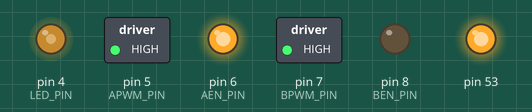
This sketch was run on a simulated Arduino Mega 2560, built with avr-gcc and run on an emulated ATmega2560. Shown: switched loads named in the sketch (green lamp = pin HIGH), output pins drawn as LEDs (lit = HIGH). Pins used as bus, display or sensor lines are not drawn; what the sketch prints to the serial monitor is not drawn.

Above: at 0.3 s.
Timing chart, 0 to 1.8 s (numbered marks = the images above):
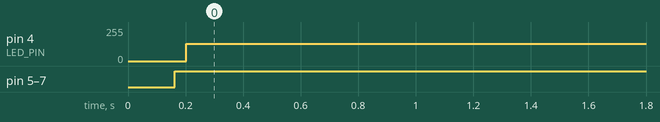

Measured:
- by itself, pin 4 (LED_PIN): 0/255 → 128/255 at 0.20 s
- by itself, pin 5 (APWM_PIN), pin 6 (AEN_PIN), pin 7 (BPWM_PIN): LOW → HIGH at 0.16 s

The sketch:

newPIDDecleg1.ino
```cpp
#include <SPI.h>
#include <PID_v1.h>
#include <Math.h>


//------------------------------------------------------------------------
#define LED_PIN   4
#define APWM_PIN  5
#define AEN_PIN   6

#define BPWM_PIN  7
#define BEN_PIN   8

#define LOOPTIME  10   // loop time in ms

#define TIMEOUT   500  // Timeout in ms

#define DEADZONE  10    // /256 points  --- interval of confidence: +-10

//-----------------------------------------------------------------------
#define CS1 48 //Chip or Slave select  #1
#define CS2 46 //Chip or Slave select  #2

#define WAITING_MS 20 // time left by the master between reads

#define WAITING_DS 150 // time left by the master between reads


double T1_Off = 0;
double T2_Off = 0;

uint8_t temp1[1]; // contains the MSB of the position
uint8_t temp2[1]; //  contains the LSB of the position

double deg1 = 4.66;
double deg2 = 186.06;

//bool motionEnabled = !false;
bool motionEnabled = true;
bool LED_status = false;

unsigned long s = 0;
unsigned long lastTrans = 0;

unsigned long Dt = 0;
unsigned long Mt = 0;
unsigned long St = 0;

uint16_t ABSposition1 = 0;  //  stores the Absolute position to be read from the encoder
uint16_t ABSposition_last1 = 0; //  stores the last known position
uint16_t ABSposition2 = 0;
uint16_t ABSposition_last2 = 0;

//-----------------------------------------------------------------------
double theta21[] = {40, 42.3, 44.6, 46.9, 49.2, 51, 53.3, 55.6, 53, 50.5, 47.3, 45.0, 42.5, 41, 40.5 };
double theta11[] = {85, 87.5, 90, 92.5, 95, 97.5, 100, 103, 100, 97.5, 95, 92, 89, 87, 85 };


int tLength = 15;

int pathIndex = 0;
int pathIndex2 = 0;
//------------------------------------    PID control variables --------------------------------------

uint16_t maxAngleMargin = 0.5;
double AJointSpd, BJointSpd;  // output variables to themotor
double AJointAng, BJointAng;  // actual angular position of the joints received from the encoders
double AJointSetpoint, BJointSetpoint, AJointSetpointOld, BJointSetpointOld;
double previousAJointAng = AJointSetpoint;
double previousBJointAng = BJointSetpoint;

// Tuning parameters
const int sampleRate = 10; //  sampling rate

int k1 = 0.8*10 , k2 = 0.9*0.3/4, k3 = 0.9*4*0;

double KpA=k1*3,  KpB=1.4*4;  //Initial Proportional Gain
double KiA=k3*10/10,  KiB=k3;  //Initial Integral Gain
double KdA=k2*5,  KdB=0.1*1;  //Initial Differential Gain


// Instantiate X and Y axis PID controls.
PID MotorAPID(&AJointAng, &AJointSpd, &AJointSetpoint, KpA, KiA, KdA, DIRECT);
PID MotorBPID(&BJointAng, &BJointSpd, &BJointSetpoint, KpB, KiB, KdB, REVERSE); //setting up the PID


void setup() {
  pinMode(CS1,OUTPUT);//Slave#1 configuration
  pinMode(CS2,OUTPUT);//Slave#2 configuration
  digitalWrite(CS1,HIGH);  //  Slave#1 deSelected
  digitalWrite(CS2,HIGH);  //  Slave#2 deSelected

  SPI.begin();
  SPI.setBitOrder(MSBFIRST);
  SPI.setDataMode(SPI_MODE0);
  SPI.setClockDivider(SPI_CLOCK_DIV64);
  Serial.begin(9600);

  Serial.println("starting");
  Serial.flush();
  Dt = millis();

  while(millis() < Dt+WAITING_DS);
  Dt = millis();
  SPI.end();
  Mt = micros();


  //------------------------------------------------------------------------

  pinMode(LED_PIN, OUTPUT);
  pinMode(APWM_PIN, OUTPUT);
  pinMode(AEN_PIN, OUTPUT);

  pinMode(BPWM_PIN, OUTPUT);
  pinMode(BEN_PIN, OUTPUT);

  Serial.println("Dual Motor Leg Test : Start!");

  s = millis();

  //-------------------------------------------------------------------------
  MotorAPID.SetMode(AUTOMATIC);
  MotorAPID.SetSampleTime(sampleRate);
  MotorAPID.SetOutputLimits(0,75);

  MotorBPID.SetMode(AUTOMATIC);
  MotorBPID.SetSampleTime(sampleRate);
  MotorBPID.SetOutputLimits(0,75);

  MotorAPID.Compute();
  MotorBPID.Compute();
}


//---------------------------- SPI function ----------------------
uint8_t SPI_T (int index, uint8_t msg)    //Repetive SPI transmit sequence
{
   uint8_t msg_temp = 0;  //  variable to hold received data
   if (index == 1){
    digitalWrite(CS1,LOW);  //  select spi device
    msg_temp = SPI.transfer(msg); // sends (receive) message to (from) the encoder #1
    digitalWrite(CS1,HIGH); //  deselect spi device
   }else{
    digitalWrite(CS2,LOW);
    msg_temp = SPI.transfer(msg);
    digitalWrite(CS2,HIGH);
   }
   return (msg_temp);    //return received byte
}

//------------------------ getPosition -------------------------------------
void getPosition(){
  uint8_t received = 0xA5;    //just a temp variable that the encoder will send if he's not ready of there isn't any remaining data to be sent
   ABSposition1    = 0;    //reset position variable
   ABSposition2 = 0;    //reset position variable

   SPI.begin();    //start transmition

   SPI_T(1,0x10);   //issue read command to encoder #1
   received = SPI_T(1,0x00);    //issue NOP to check if encoder is ready to send
   while (received != 0x10)    //loop while encoder is not ready to send
   {
     received = SPI_T(1,0x00);    //check again if both encoders are still working
     //Serial.println("Encoder #1 not ready ! ");
     while(micros() < Mt+WAITING_MS);
     Mt = micros();
   }

   temp1[0] = SPI_T(1,0x00);    //Receive MSB
   temp1[1] = SPI_T(1,0x00);    //Receive LSB
   temp1[0] &=~ 0xF0;    //mask out the first 4 bits

   SPI_T(2,0x10);
   received = SPI_T(2,0x00);
   while (received != 0x10)
   {
     received = SPI_T(2,0x00);
     //Serial.println("Encoder #2 not ready ! ");
     while(micros() < Mt+WAITING_MS);
     Mt = micros();
   }

   temp2[0] = SPI_T(2,0x00);
   temp2[1] = SPI_T(2,0x00);
   temp2[0] &=~ 0xF0;

   SPI.end();    //end transmition

   ABSposition1 = temp1[0] << 8;    //shift MSB to correct ABSposition in ABSposition message
   ABSposition1 += temp1[1];    // add LSB to ABSposition message to complete message
   ABSposition2 = temp2[0] << 8;
   ABSposition2 += temp2[1];

   if (ABSposition1 != ABSposition_last1)    //if nothing has changed dont wast time sending position
   {
     ABSposition_last1 = ABSposition1;    //set last position to current position
     deg1 = ABSposition1;
     deg1 = deg1 * 0.08789;    // approx 360/4096

     deg1 = map(deg1,0,360,360,0);

     //Serial.println(deg1);     //send position in degrees
   }else{
    //Serial.println("Encoder #1 value received unchanged ! ");
   }
   if (ABSposition2 != ABSposition_last2)
   {
     ABSposition_last2 = ABSposition2;
     deg2 = ABSposition2;
     //deg2 = (deg2 * 0.08789)%360;
     //Serial.println(deg2);
     deg2 = deg2 * 0.08789;

     deg2 = map (deg2,360,0,0,360);

   }else{
    //Serial.println("Encoder #2 value received unchanged ! ");
   }


   AJointAng = deg1 ;
   BJointAng = deg2 ;
}

//------------------------ checkEnable -----------------------------------

void checkEnable(){
  int act = 0;
  if (Serial.available()>=2){
    char c = ' ';
    do{
      c = Serial.read();
    }while(c != '$'); // reads the incoming stream until he catches '$' which is the beginning of incoming data
    act = Serial.parseInt();
    Serial.print("received boolean ");
    Serial.println(act);
    lastTrans = millis(); //  keeps track of the time he received the packet


  }
  if (act == 1) motionEnabled = true;
  else if (act == 0) motionEnabled = false;
}


//--------------------------------- Computation ---------------------------

void computation(){
  if(millis() > lastTrans+TIMEOUT ) {

    MotorAPID.Compute();
    MotorBPID.Compute();
    analogWrite(APWM_PIN, AJointSpd);
    analogWrite(BPWM_PIN, BJointSpd);
  }
}


//----------------------------------- SetPosControl ----------------------------------


void setPosControl(){
  St = millis();


  //Serial.print("pathIndexes A and B are : ");
  //Serial.println(String(pathIndex) + "," + String(pathIndex2));


  if (pathIndex2 <= 9){
    if ((BJointAng < theta21[pathIndex2] + 1*maxAngleMargin)) {
      pathIndex2 += 1;
      //Serial.println("pathIndex has changed: path 1B" + String (theta21[pathIndex2]));
    }
  }

  else if (pathIndex2 > 9){
     if ((BJointAng > theta21[pathIndex2] - 1*maxAngleMargin)) {
      pathIndex2 += 1;
      //Serial.println("pathIndex has changed: path 2B" + String (theta21[pathIndex2]));
    }
    if (pathIndex2 == 14 && BJointAng > 59.9) pathIndex = 0;
  }/*
  else {
    Serial.println("path 2");
    if (! (AJointAng >= theta11[pathIndex] + maxAngleMargin )&& ! (BJointAng <= theta21[pathIndex] -maxAngleMargin) ) {
      pathIndex +=1;
      Serial.println("pathIndex has changed: path 2");
      AJointSpd = 195;
      BJointSpd = 195;
    }
  }*/
  //while ( millis() < St + 50*1);  // wait for a while  !NEEDS TO GO

  if (pathIndex <= 9){
    if ((AJointAng > theta11[pathIndex] - maxAngleMargin)) {
      pathIndex += 1;
      //Serial.println("pathIndex has changed: path 1A" + String (theta11[pathIndex]));
    }
  }

  else if (pathIndex > 9){
     if ((AJointAng < theta11[pathIndex] + 3*maxAngleMargin)) {
      pathIndex += 1;
      //Serial.println("pathIndex has changed: path 2A" + String (theta11[pathIndex]));
    }
    else if (pathIndex ==14){
      //pathIndex = 0;
    }
  }


  //pathIndex += 1;

  //pathIndex = pathIndex%15;      // sets the counter to zero after a cycle has been completed
  pathIndex2 = pathIndex2%15;


/*
  if (pathIndex == 14 && pathIndex2 == 14){
    motionEnabled = 0;
    //BJointSpd = 0;
    //AJointSpd = 0;
    pathIndex = 0;
    pathIndex2 = 0;
    analogWrite(APWM_PIN, AJointSpd);
    analogWrite(BPWM_PIN, BJointSpd);

  }
*/
  AJointSetpoint = theta11[pathIndex];
  BJointSetpoint = theta21[pathIndex2];
  //AJointSetpoint = constrain(AJointSetpoint, previousAJointAng-maxAngleMargin, previousAJointAng+maxAngleMargin);
  //BJointSetpoint = constrain(BJointSetpoint, previousBJointAng-maxAngleMargin, previousBJointAng+maxAngleMargin);

    /*
    Serial.print("AJointSetpoint : ");
    Serial.println(AJointSetpoint);
    Serial.print("BJointSetpoint : ");
    Serial.println(BJointSetpoint);

    */
}


//------------------------------speedControl --------------------------------

void speedControl(){

  if(AJointAng > AJointSetpoint) digitalWrite(AEN_PIN, LOW);  //  change the direction of the rotation
  if(AJointAng < AJointSetpoint) digitalWrite(AEN_PIN, HIGH);
  if(BJointAng > BJointSetpoint) digitalWrite(BEN_PIN, !LOW);  //  change the direction of the rotation
  if(BJointAng < BJointSetpoint) digitalWrite(BEN_PIN, !HIGH);

  //MotorAPID.Compute();
  //MotorBPID.Compute();


  if (pathIndex == 10) AJointSpd = 255;
  else{
  AJointSpd = abs(AJointSpd) +175;
  }
  if ( BJointSpd == -1 ){

  }
  //if ( pathIndex >=10)(BJointSpd = 175);

  else BJointSpd = (BJointSpd) +180;

  //Serial.print("The value of the speed is" + String(BJointSpd));

  analogWrite(APWM_PIN, AJointSpd);
  analogWrite(BPWM_PIN, BJointSpd);
  /*
  Serial.print("ASPD:");
  Serial.print(AJointSpd);
  Serial.print("    BSPD:");
  Serial.println(BJointSpd);
*/

  previousAJointAng = AJointAng;
  previousBJointAng = BJointAng;
}


void loop() {
  // put your main code here, to run repeatedly:
  //checkEnable();


  //while(Serial.available()==0);

  Serial.println("Loop: start");
  while (motionEnabled){

  //dropOut();
  //getPosition();
  //computation();
  setPosControl();
  speedControl();

  // for plotting purposes

  //Serial.print (AJointAng);
  //Serial.print(" ");
  //Serial.println(AJointSetpoint);
  //Serial.print(" ");
  /*Serial.print(AJointAng);
  Serial.print(" ");
  Serial.println(AJointSetpoint);
  Serial.print(" ");*/

  if (LED_status) {
    digitalWrite(LED_PIN, LOW);
  } else {
    digitalWrite(LED_PIN, HIGH);
  }
  LED_status = !LED_status;

  /*Serial.print("DEG1:");
  Serial.print(AJointAng);
  Serial.print("  DEG2:");
  Serial.print(BJointAng);
  Serial.print("  ASPD:");
  Serial.print(AJointSpd);
  Serial.print("  BSPD:");
  Serial.print(BJointSpd);
  Serial.print("  ASP:");
  Serial.print(AJointSetpoint);
  Serial.print("  BSP:");
  Serial.println(BJointSetpoint);*/
  }

}
```
